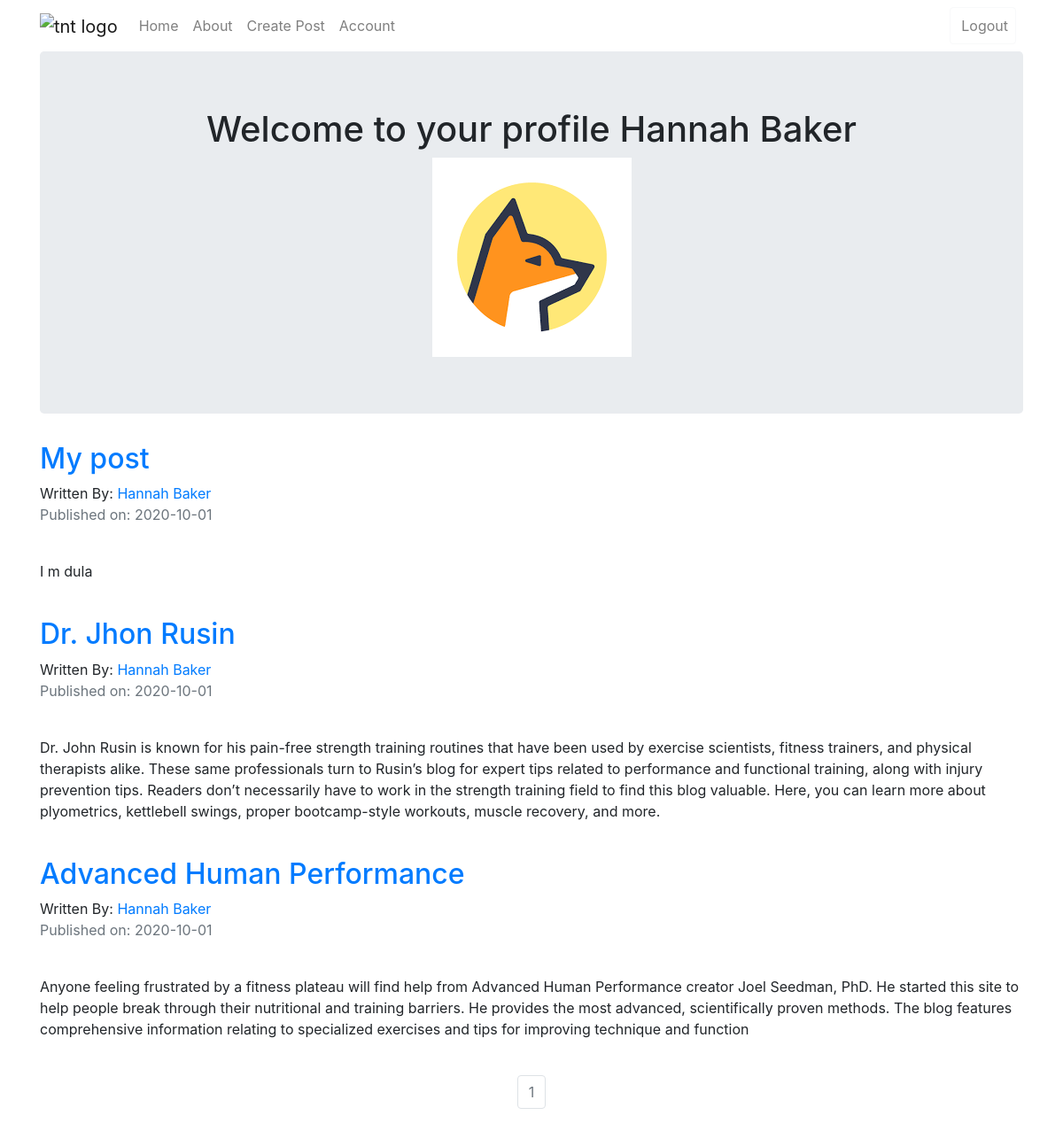
The app's page /Hannah Baker (signed in) with its own data.
### tntblog/models.py (models this page shows, shortened)
class User(db.Model,UserMixin):
    __tablename__ = 'users'
    id = db.Column(db.Integer,primary_key=True)
    profile_image = db.Column(db.String(64),nullable=False,default='default_profile.png')
    email = db.Column(db.String(64),unique=True,index=True)
    username = db.Column(db.String(64),unique=True,index=True)
    password_hash = db.Column(db.String(128))
    posts = db.relationship('BlogPost',backref='author',lazy=True)

class BlogPost(db.Model):
    users = db.relationship(User)
    id = db.Column(db.Integer,primary_key=True)
    user_id = db.Column(db.Integer,db.ForeignKey('users.id'),nullable = False)
    date = db.Column(db.DateTime,nullable=False,default=datetime.utcnow)
    title = db.Column(db.String(144),nullable=False)
    text = db.Column(db.Text,nullable=False)

### tntblog/users/views.py (the view)
@users.route('/<username>')
def user_posts(username):
    page = request.args.get('page',1,type=int)
    user = User.query.filter_by(username=username).first_or_404()
    blog_posts = BlogPost.query.filter_by(author=user).order_by(BlogPost.date.desc()).paginate(page=page,per_page=5)
    return render_template('user_blog_posts.html',blog_posts=blog_posts,user=user)

### tntblog/models.py (called while the page is built)
@login_manager.user_loader
def load_user(user_id):
    return User.query.get(user_id)

### tntblog/templates/user_blog_posts.html
{% extends 'base.html' %}
{% block content %}
    <div class="container">
        <div class="jumbotron" align='center'>
            <h1>Welcome to your profile {{user.username}}</h1>
            <img src="{{url_for('static',filename='profile_pics/'+user.profile_image)}}" alt="">
        </div>
    </div>
<div class="container">
    {% for post in blog_posts.items  %}
      <h2><a href="{{url_for('blog_posts.blog_post',blog_post_id = post.id )}}">{{post.title}}</a></h2>
      Written By: <a href="{{url_for('users.user_posts',username=post.author.username)}}">{{post.author.username}}</a>
      <p class="text-muted">Published on: {{post.date.strftime('%Y-%m-%d')}}</p>
      <br>
      <p>{{post.text}}</p>
      <br>
    {% endfor %}
</div>
<nav aria-label="Page navigation example">
    <ul class="pagination justify-content-center">
        {% for page_num in blog_posts.iter_pages(left_edge=1,right_edge=1,left_current=1,right_current=1)  %}
            {% if blog_posts.page == page_num %}
                <li class="page-item disabled">
                    <a class="page-link" href="{{url_for('users.user_posts',username=user.username,page=page_num)}}">{{page_num}}</a>
                </li>
            {% else %}
            <li class="page-item ">
                <a class="page-link" href="{{url_for('users.user_posts',username=user.username,page=page_num)}}">{{page_num}}</a>
            </li>
            {% endif %}
        {% endfor %}
    </ul>
  </nav>
{% endblock  %}

### records on screen
User: username "Hannah Baker", profile_image (placeholder picture)
BlogPost: title "My post", author.username "Hannah Baker", date "2020-10-01", text "I m dula"
BlogPost: title "Dr. Jhon Rusin", author.username "Hannah Baker", date "2020-10-01", text "Dr. John Rusin is known for his pain-free strength training routines that have been used by exercise scientists, fitness trainers, and physical therapists alike. These same professionals turn to Rusin’s blog for expert tips related to performance and functional training, along with injury prevention tips. Readers don’t necessarily have to work in the strength training field to find this blog valuable. Here, you can learn more about plyometrics, kettlebell swings, proper bootcamp-style workouts, muscle recovery, and more."
BlogPost: title "Advanced Human Performance", author.username "Hannah Baker", date "2020-10-01", text "Anyone feeling frustrated by a fitness plateau will find help from Advanced Human Performance creator Joel Seedman, PhD. He started this site to help people break through their nutritional and training barriers. He provides the most advanced, scientifically proven methods. The blog features comprehensive information relating to specialized exercises and tips for improving technique and function"

### other values on screen
{{ page_num }} "1"
